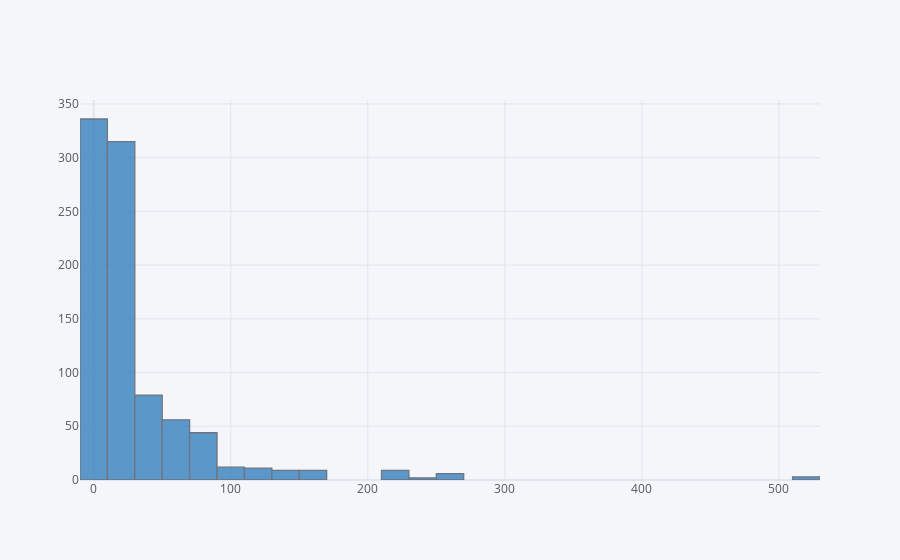

The code cell stored with this chart in its notebook:
### Code cell
train['Fare'].iplot(kind='hist',bins=30,color='blue')

### Figure 1 — Plotly figure (JSON) as saved in the notebook; plotly's stock layout.template omitted (floating-point values rounded to 4 significant figures; data arrays with more than 128 entries replaced by an {"elided": "..."} marker saying what was removed)
{"data": [{"histfunc": "count", "histnorm": "", "marker": {"color": "rgba(55, 128, 191, 1.0)", "line": {"color": "#4D5663", "width": 1.3}}, "name": "Fare", "nbinsx": 30, "opacity": 0.8, "orientation": "v", "type": "histogram", "x": {"elided": "891 float values"}}], "layout": {"barmode": "overlay", "legend": {"bgcolor": "#F5F6F9", "font": {"color": "#4D5663"}}, "paper_bgcolor": "#F5F6F9", "plot_bgcolor": "#F5F6F9", "title": {"font": {"color": "#4D5663"}}, "xaxis": {"gridcolor": "#E1E5ED", "showgrid": true, "tickfont": {"color": "#4D5663"}, "title": {"font": {"color": "#4D5663"}, "text": ""}, "zerolinecolor": "#E1E5ED"}, "yaxis": {"gridcolor": "#E1E5ED", "showgrid": true, "tickfont": {"color": "#4D5663"}, "title": {"font": {"color": "#4D5663"}, "text": ""}, "zerolinecolor": "#E1E5ED"}}}
